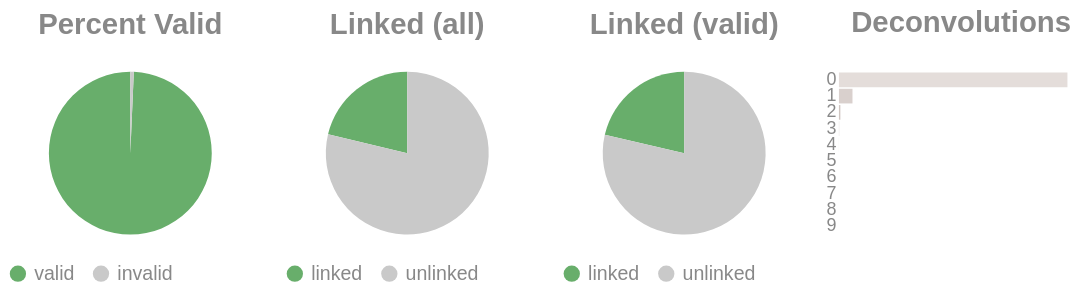

Notebook code for this chart:
### Code cell
if SKIPLR:
    pass
else:
    clash = Counter()
    for i in valids['molecule'].to_list():
        _mol = i.split("-")
        if len(_mol) == 1:
            clash.update('0')
        else:
            clash.update(_mol[-1])

    _d = {"deconvolutions": [], 'count': []}
    for k,v in clash.items():
        _d['deconvolutions'].append(k)
        _d['count'].append(v)

    tot_valid = valids['reads'].sum()
    mask = valids['reads'] >= 2
    n_linked_reads = valids.filter(mask)['reads'].sum()
    if n_linked_reads == 0:
        print_html("No linked molecules (>=2 reads) were detected; skipping linked-only distributions.")
        SKIPLR = True
    else:
        perc_valid = round(tot_valid / n_reads, 4)
        linked_perc_abs = round(n_linked_reads / n_reads, 4)
        linked_perc = round(n_linked_reads / tot_valid, 4)

    _valid = pl.DataFrame({"valids": ['valid', 'invalid'], "count": [tot_valid, n_reads - tot_valid]})
    _linked_abs = pl.DataFrame({"linked (absolute)": ['linked', 'unlinked'], "count": [n_linked_reads, n_reads - n_linked_reads]})
    _linked_rel = pl.DataFrame({"linked (valids)": ['linked', 'unlinked'], "count": [n_linked_reads, tot_valid - n_linked_reads]})

    (
        alt.hconcat(
            piechart(_valid, goodval = 'valid', title = "Percent Valid"),
            piechart(_linked_abs, goodval = "linked", title =  "Linked (all)"),
            piechart(_linked_rel, goodval = "linked", title =  "Linked (valid)"),
            convolutionbar(pl.DataFrame(_d), title = "Deconvolutions"),
            center = True,
            bounds = 'flush'
        )
        .resolve_scale(color='independent')
        .resolve_legend('independent')
        .properties(usermeta={'embedOptions': {"actions": False}})
    ).display()

### Figure 1 — Vega-Lite specification as saved in the notebook (floating-point values rounded to 4 significant figures)
{"width": "container", "height": 400, "config": {"title": {"anchor": "start", "dy": -15, "fontSize": 18, "color": "#888888", "subtitleColor": "#888888", "subtitleFontSize": 14}, "arc": {"fill": "#0072B2"}, "axis": {"domainColor": "#888888", "domainWidth": 0.5, "gridWidth": 0.2, "grid": false, "titleFontWeight": 400, "titleFontSize": 15, "labelFontSize": 11, "labelColor": "#888888", "tickColor": "#888888", "tickWidth": 0.2, "titleColor": "#888888"}, "axisBand": {"grid": false}, "axisX": {"grid": true, "tickSize": 10, "domainCap": "round"}, "axisY": {"domain": false, "grid": true, "tickSize": 0, "domainCap": "round"}, "background": "transparent", "header": {"labelFontSize": 15, "labelColor": "#888888", "titleFontSize": 15, "titleFontWeight": 600, "titleColor": "#888888"}, "legend": {"labelFont": "sans-serif", "labelFontSize": 12, "labelColor": "#888888", "symbolSize": 100, "symbolType": "circle", "titleFontSize": 12, "titlePadding": 10, "titleColor": "#888888", "title": null}, "range": {"category": ["#E69F00", "#56B4E9", "#009E73", "#F0E442", "#0072B2", "#D55E00", "#CC79A7", "#000000"], "diverging": ["#cfe8f3", "#a2d4ec", "#73bfe2", "#46abdb", "#1696d2", "#12719e"]}, "area": {"fill": "#0072B2", "fillOpacity": 0.7, "line": true, "strokeOpacity": 0.7}, "line": {"color": "#0072B2", "stroke": "#0072B2", "strokeWidth": 2}, "trail": {"color": "#0072B2", "stroke": "#0072B2", "strokeWidth": 0, "size": 1}, "point": {"filled": true, "fillOpacity": 1.0, "size": 95}, "text": {"color": "#888888", "fontSize": 11, "align": "right", "fontWeight": 400, "size": 11}, "bar": {"fill": "#0072B2", "stroke": null}, "view": {"stroke": null, "continuousWidth": 660, "continuousHeight": 400}}, "hconcat": [{"data": {"name": "data-14b5e1cc5b38a96773f9493e9ffd35fa"}, "mark": {"type": "arc"}, "encoding": {"color": {"field": "valids", "legend": {"orient": "bottom", "title": null}, "scale": {"domain": ["valid", "invalid"], "range": ["#68ae6b", "#C9C9C9"]}, "title": "Valids", "type": "nominal"}, "theta": {"field": "count", "type": "quantitative"}, "tooltip": [{"field": "valids", "title": "Valids", "type": "ordinal"}, {"field": "percent", "format": ".2%", "title": "Percent", "type": "quantitative"}, {"field": "count", "title": "Count", "type": "quantitative"}]}, "height": 100, "title": {"text": "Percent Valid", "align": "center", "anchor": "middle"}, "transform": [{"calculate": "datum.count / 9126800", "as": "percent"}], "width": 150}, {"data": {"name": "data-1d2d681b74616ee6770ff4afedaab564"}, "mark": {"type": "arc"}, "encoding": {"color": {"field": "linked (absolute)", "legend": {"orient": "bottom", "title": null}, "scale": {"domain": ["linked", "unlinked"], "range": ["#68ae6b", "#C9C9C9"]}, "title": "Linked (Absolute)", "type": "nominal"}, "theta": {"field": "count", "type": "quantitative"}, "tooltip": [{"field": "linked (absolute)", "title": "Linked (Absolute)", "type": "ordinal"}, {"field": "percent", "format": ".2%", "title": "Percent", "type": "quantitative"}, {"field": "count", "title": "Count", "type": "quantitative"}]}, "height": 100, "title": {"text": "Linked (all)", "align": "center", "anchor": "middle"}, "transform": [{"calculate": "datum.count / 9126800", "as": "percent"}], "width": 150}, {"data": {"name": "data-fa4f41e2936241b162fc31d1abc82841"}, "mark": {"type": "arc"}, "encoding": {"color": {"field": "linked (valids)", "legend": {"orient": "bottom", "title": null}, "scale": {"domain": ["linked", "unlinked"], "range": ["#68ae6b", "#C9C9C9"]}, "title": "Linked (Valids)", "type": "nominal"}, "theta": {"field": "count", "type": "quantitative"}, "tooltip": [{"field": "linked (valids)", "title": "Linked (Valids)", "type": "ordinal"}, {"field": "percent", "format": ".2%", "title": "Percent", "type": "quantitative"}, {"field": "count", "title": "Count", "type": "quantitative"}]}, "height": 100, "title": {"text": "Linked (valid)", "align": "center", "anchor": "middle"}, "transform": [{"calculate": "datum.count / 9064264", "as": "percent"}], "width": 150}, {"data": {"name": "data-e7d5bb00c6fb9633ffe6585f0dc31b46"}, "mark": {"type": "bar"}, "encoding": {"color": {"field": "deconvolutions", "legend": null, "scale": {"scheme": "lightgreyred"}, "type": "nominal"}, "tooltip": [{"field": "deconvolutions", "title": "Deconvolutions", "type": "ordinal"}, {"field": "percent", "format": ".2%", "title": "Percent", "type": "quantitative"}, {"field": "count", "title": "Count", "type": "quantitative"}], "x": {"axis": null, "field": "count", "type": "quantitative"}, "y": {"field": "deconvolutions", "sort": "ascending", "title": null, "type": "nominal"}}, "height": 100, "title": {"text": "Deconvolutions", "align": "center", "anchor": "middle"}, "transform": [{"calculate": "datum.count / 7978802", "as": "percent"}], "width": 150}], "bounds": "flush", "center": true, "resolve": {"legend": {"angle": "independent"}, "scale": {"color": "independent"}}, "usermeta": {"embedOptions": {"actions": false}}, "$schema": "https://vega.github.io/schema/vega-lite/v6.1.0.json", "datasets": {"data-14b5e1cc5b38a96773f9493e9ffd35fa": [{"valids": "valid", "count": 9064264}, {"valids": "invalid", "count": 62536}], "data-1d2d681b74616ee6770ff4afedaab564": [{"linked (absolute)": "linked", "count": 1939841}, {"linked (absolute)": "unlinked", "count": 7186959}], "data-fa4f41e2936241b162fc31d1abc82841": [{"linked (valids)": "linked", "count": 1939841}, {"linked (valids)": "unlinked", "count": 7124423}], "data-e7d5bb00c6fb9633ffe6585f0dc31b46": [{"deconvolutions": "0", "count": 7480863}, {"deconvolutions": "1", "count": 443562}, {"deconvolutions": "2", "count": 46732}, {"deconvolutions": "3", "count": 6418}, {"deconvolutions": "4", "count": 1024}, {"deconvolutions": "5", "count": 168}, {"deconvolutions": "6", "count": 27}, {"deconvolutions": "7", "count": 5}, {"deconvolutions": "8", "count": 2}, {"deconvolutions": "9", "count": 1}]}}
